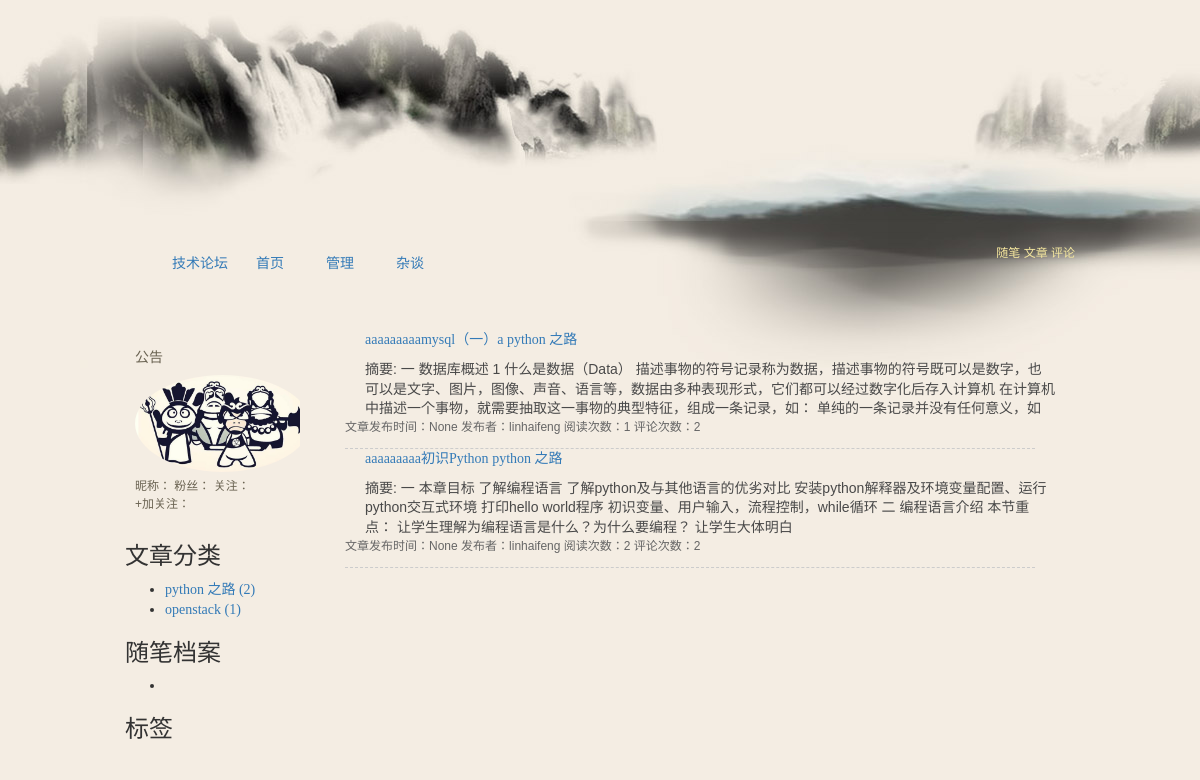
The app's page /category/1/1.html (signed in) with its own data.
### app01/models.py (models this page shows)
class Article(models.Model):
    nid = models.BigAutoField(primary_key=True)
    title = models.CharField(verbose_name='文章标题', max_length=128)
    summary = models.CharField(verbose_name='文章简介', max_length=255)
    read_count = models.IntegerField(default=0)
    comment_count = models.IntegerField(default=0)
    up_count = models.IntegerField(default=0)
    down_count = models.IntegerField(default=0)
    create_time = models.DateTimeField(verbose_name='创建时间', auto_now_add=True)
    blog = models.ForeignKey(verbose_name='所属博客', to='Blog', to_field='nid')
    category = models.ForeignKey(verbose_name='文章类型', to='Category', to_field='nid', null=True)
    type_choices = [
        (1, "Python"),
        (2, "Linux"),
        (3, "OpenStack"),
        (4, "GoLang"),
    ]
    article_type_id = models.IntegerField(choices=type_choices, default=None)
    tags = models.ManyToManyField(
        to="Tag",
        through='Article2Tag',
        through_fields=('article', 'tag'),
    )

class Category(models.Model):
    nid = models.AutoField(primary_key=True)
    title = models.CharField(verbose_name='分类标题', max_length=32)
    blog = models.ForeignKey(verbose_name='所属博客', to='Blog', to_field='nid')

class Blog(models.Model):
    nid = models.BigAutoField(primary_key=True)
    title = models.CharField(verbose_name='个人博客标题', max_length=64)
    site = models.CharField(verbose_name='个人博客后缀', max_length=32, unique=True)
    theme = models.CharField(verbose_name='博客主题', max_length=32)
    user = models.OneToOneField(to='UserInfo', to_field='nid')

class UserInfo(models.Model):
    nid = models.BigAutoField(primary_key=True)
    username = models.CharField(verbose_name='用户名', max_length=32, unique=True)
    password = models.CharField(verbose_name='密码', max_length=64)
    nickname = models.CharField(verbose_name='昵称', max_length=32)
    email = models.EmailField(verbose_name='邮箱', unique=True)
    avatar = models.ImageField(verbose_name='头像')
    create_time = models.DateTimeField(verbose_name='创建时间', auto_now_add=True)
    fans = models.ManyToManyField(verbose_name='粉丝们',
                                  to='UserInfo',
                                  through='UserFans',
                                  related_name='f',
                                  through_fields=('user','follower'))

### app01/views.py (the view)
# urls.py: url(r'^category/(?P<category_id>\d+)/(?P<blog_or_tag_id>\w+).html',views.category,name='category'),
def category(request,**kwargs):
    cid=kwargs.get('category_id')
    blog=kwargs.get('blog_or_tag_id')
    category_list=models.Article.objects.filter(category=int(cid),blog=int(blog))
    print(cid,blog,'[[[[[')
    for row in category_list:
        print(row.blog.user.nickname)
    user_condition = {}
    username = request.session.get('username') if request.session.get('username') else None
    if username:
        user_condition['username'] = username
        userinfo_list = models.UserInfo.objects.filter(username=username).first()
        user_condition['user_list'] = userinfo_list
        user_condition['avatar'] = userinfo_list.avatar
    category_left_list=models.Article.objects.filter(blog=blog).values('category_id', 'category__title', 'blog_id').annotate(c=Count('nid'))
    return render(request,'category.html',{'user_condition':userinfo_list,"category_list":category_list,"category_left_list":category_left_list})

### templates/category.html (shortened to what this page needs)
{% extends 'home_layout.html' %}
{% block personal_index2 %}
{% for personal in category_list %}
/{{ personal.blog.site }}
{% endfor %}
{% endblock %}
{% block category_2 %}
{% for category2 in category_list %}
    <div class="forFlow">
        <div class="day">
            <div class="postTitle">
                <a href="">aaaaaaaaa{{ category2.title }} {{ category2.category.title }}</a>
            </div>
            <div class="postCon">{{ category2.summary }}</div>
        </div>
        <div class="postDesc">
            文章发布时间：{{ category2.create_time }}
            发布者：{{ category2.blog.user.username }}
            阅读次数：{{ category2.read_count }}
            评论次数：{{ category2.comment_count }}
        </div>
    </div>
{% endfor %}
{% endblock %}
{% block category_userinfo %}
{{ user_condition.avatar }}
{% endblock %}
{% block blog_category %}
{% for category_left in category_left_list %}
<li><a href="/category/{{ category_left.category_id }}/{{ category_left.blog_id }}.html">
{{ category_left.category__title }} ({{ category_left.c }})
</a>
</li>
{% endfor %}
{% endblock %}

### templates/home_layout.html (shortened to what this page needs)
<!DOCTYPE html>
<html lang="en">
<head>
    <link rel="stylesheet" href="/static/css/bootstrap.css">
    <link rel="stylesheet" href="/static/css/commons.css">
    <link rel="stylesheet" href="/static/font-awesome-4.7.0/css/font-awesome.css">
</head>
<body style="background-color: #f4ede3">
<div id="home">
     <div class="home-header">
        <div class="home-blog-title">
        </div>
         <div class="navigator">
             <ul id="navList">
                 <li><a href="/index/">技术论坛</a></li>
                 <li><a href="{% block personal_index %}{% endblock %}{% block personal_index2 %}{% endblock %}">首页</a></li>
                 <li><a href="/manger/">管理</a></li>
                 <li><a href="/index/">杂谈</a></li>
             </ul>
             <div id="blogStats">
                 <div id="blog_stats">
                     <span id="stats_post_count">随笔</span>
                     <span id="stats_article_count">文章</span>
                     <span id="stats-comment_count">评论</span>
                 </div>
             </div>
         </div>
     </div>
    <div id="main">
        <div id="mainContent">
            {% block category_2 %}{% endblock %}
        </div>
        <div id="sideBar">
            <div id="sideBarMain">
                <div class="newsItem">
                    <h5 class="catListTitle">公告</h5>
                    <div id="blog-news">
                        <img src="{% block blog_avatar %}{% endblock %}{% block category_userinfo %}{% endblock %}"  style="border-radius:60%; width: 175px;" alt="">
                        <div id="profile_block">
                            昵称：<span>{% block blog_nickname %}{% endblock %}{% block blog_nickname2 %}{% endblock %}</span>
                            粉丝：
                            关注：
                            <div id="p_b_follow">
                                <a href=""></a>+加关注：
                            </div>
                        </div>
                    </div>
                </div>
                <div id="leftcontentcontainer">
                    <div id="blog-sidecolumn">
                        <div id="sidebar_categories">
                            <div id="sidebar_postcategory">
                                <h3>文章分类</h3>
                                <ul>
                                    {% block blog_category %}{% endblock %}
                                </ul>
                            </div>
                            <div id="sidebar_postarchive">
                                <h3>随笔档案</h3>
                                <ul>
                                    <li><a href="">{% block article_date %}{% endblock %}</a></li>
                                </ul>
                            </div>
                            <div id="sidebar_articletag">
                                <h3>标签</h3>
                            </div>
                        </div>
                    </div>
                </div>
            </div>
        </div>
    </div>
</div>
</body>
</html>

### static/css/commons.css (style rules this page uses)
body { margin: 0; background: local; }
.home-header { position: relative; top: 0; left: auto; width: 950px; height: 310px; margin: auto; border: none; padding: 0; background: none }
.home-blog-title { position: relative; top: 130px; left: 0; width: 740px; height: 75px; margin: 0; border: none; padding: 0; background: none }
.navigator { position: relative; top: 150px; left: 0; height: 40px; clear: both; }
#navList { min-height: 40px; float: left }
#navList li { list-style: none; float: left; }
#navList a { display: block; width: 70px; height: 31px; float: left; text-align: center; padding-top: 9px; font-size: 14px; font-family: 微软雅黑, 微软雅黑, 微软雅黑, 微软雅黑 }
#blogStats { float: right; margin: 0; border: none; padding: 0; background: none; color: #f5e79e; font-family: Arial, Helvetica, sans-serif; font-size: 12px; font-weight: normal; text-decoration: none }
#stats_post_count { font-family: Arial, Helvetica, sans-serif; font-size: 12px; font-weight: normal; text-decoration: none; }
#stats_article_count { color: #f5e79e; font-family: Arial, Helvetica, sans-serif; font-size: 12px; font-weight: normal; text-decoration: none; }
#home { position: absolute; top: 0; left: 0; z-index: 100; width: 100%; height: auto; margin: 0; border: none; padding: 0; background-color: #f4ede3; background-image: url(/static/img/top.jpg); background-position: top center; background-repeat: no-repeat; font-family: 微软雅黑 }
#main { position: relative; top: 0; left: auto; width: 950px; height: auto; margin: auto; border: none; padding-right: 0 }
#mainContent { float: right }
#mainContent .forFlow { background-position: right top }
.day { position: relative; width: 690px; height: auto; margin: 0 20px 0 20px; border: none; padding: 0 }
.postTitle { position: relative; width: 690px; margin: 0; border: none; padding: 0 }
.postCon { position: relative; width: 690px; height: auto; margin: 10px 0 0 0; border: none; padding: 0; color: #494949; font-family: Arial, Helvetica, sans-serif; font-size: 14px; font-weight: normal; text-decoration: none; line-height: 1.4; }
.postDesc { position: relative; width: 690px; height: 30px; margin: 0; border-bottom: #ccc 1px dashed; padding: 0; color: #666; font-family: Arial, Helvetica, sans-serif; font-size: 12px; font-weight: normal; text-decoration: none; line-height: 1.4 }
#sideBar { width: 205px; height: auto; float: left }
#sideBarMain { position: relative; width: 205px; height: auto; margin: 0; border: none; padding: 0; background: none }
.newsItem { position: relative; width: 185px; height: auto; margin: 0 0 15px 0; border: none; padding: 10px; color: #6a6352; font-family: Arial, Helvetica, sans-serif; font-size: 12px; font-weight: normal; text-decoration: none }
#blog-news { overflow: hidden; }
#profile_block { margin-top: 5px; line-height: 1.5; text-align: left }
#leftcontentcontainer { position: relative; width: 205px; height: auto; margin: 0; border: none; padding: 0; background: none }

### records on screen
Article: title "mysql（一）a", category "python 之路", summary "摘要: 一 数据库概述 1 什么是数据（Data） 描述事物的符号记录称为数据，描述事物的符号既可以是数字，也可以是文字、图片，图像、声音、语言等，数据由多种表现形式，它们都可以经过数字化后存入计算机 在计算机中描述一个事物，就需要抽取这一事物的典型特征，组成一条记录，如： 单纯的一条记录并没有任何意义，如", create_time "None", blog.user.username "linhaifeng", read_count "1", comment_count "2"
Article: title "初识Python", category "python 之路", summary "摘要: 一 本章目标 了解编程语言 了解python及与其他语言的优劣对比 安装python解释器及环境变量配置、运行python交互式环境 打印hello world程序 初识变量、用户输入，流程控制，while循环 二 编程语言介绍 本节重点： 让学生理解为编程语言是什么？为什么要编程？ 让学生大体明白", create_time "None", blog.user.username "linhaifeng", read_count "2", comment_count "2"
UserInfo: avatar (picture)

### other values on screen
{{ category_left.category__title }} "python 之路" "openstack"
{{ category_left.c }} "2" "1"
